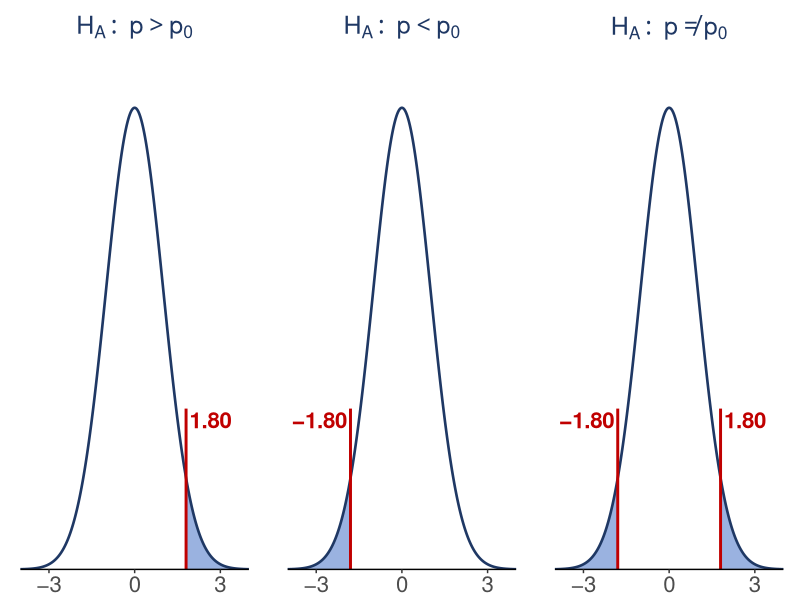

Write R code to recreate this figure. (Note: this script raises an error after producing the figure.)
#Checks the numbers on the Week 10 Lecture 22 deck (10/26/2026): an introduction to significance
#tests and P-values. It draws:
#
#  l22_tails.png         the P-value for each alternative: upper tail, lower tail, both tails
#  l22_figure_sizes.csv  the size, in points, each figure is drawn at
#
#P-values from the normal are the hand-method values from the course z-table (four decimals).
#
#TYPE SIZE. Same rule as the other make_lectureN_figures.R scripts: nothing on a slide is
#under 16pt, so each figure is drawn at exactly its on-slide size (points / 72 inches) and
#every text size goes through tsz() or el(), which refuse anything smaller.
#
#SOURCES
#  Taste test (hypothetical): a roommate names 8 of 8 cups of Coke or Pepsi right, a friend 4 of 6.
#  Coin flips: Bartos et al. (2025), "Fair coins tend to land on the same side they started:
#    evidence from 350,757 flips", J Am Stat Assoc 120(552):2118-2127 (arXiv 2310.04153v4,
#    Methods and Analysis): 48 people; 75,036 + 203,440 + 72,281 = 350,757 flips; 178,079
#    landed on the side they started; the Diaconis-Holmes-Montgomery model predicted about 51%.

near <- function(a, b, tol = 5e-4) abs(a - b) < tol
zt <- function(z) round(pnorm(z), 4)            # a z-table lookup

this_file <- tryCatch(normalizePath(sys.frame(1)$ofile, winslash = "/"),
                      error = function(e) NA_character_)
if (is.na(this_file)) {
  args <- commandArgs(trailingOnly = FALSE)
  m <- grep("^--file=", args, value = TRUE)
  this_file <- if (length(m)) normalizePath(sub("^--file=", "", m[[1]]),
                                            winslash = "/") else NA_character_
}
if (is.na(this_file)) stop("Could not determine the script location; run it with Rscript.")
assets_dir <- dirname(this_file)

#minimum sample size (carried from Lecture 21): always round up
nprop <- function(z, ps, m) z^2 * ps * (1 - ps) / m^2
stopifnot(near(nprop(1.96, 0.5, 0.03), 1067.1, 0.05), ceiling(nprop(1.96, 0.5, 0.03)) == 1068,
          near((1.96 * 7.9 / 2)^2, 59.9, 0.05), ceiling((1.96 * 7.9 / 2)^2) == 60,
          #practice: skipping breakfast, m = 0.04 at 90%, with last year's 30% and with 0.5
          near(nprop(1.645, 0.3, 0.04), 355.2, 0.05), ceiling(nprop(1.645, 0.3, 0.04)) == 356,
          near(nprop(1.645, 0.5, 0.04), 422.8, 0.05), ceiling(nprop(1.645, 0.5, 0.04)) == 423)

#taste test: under H0 each cup is named right with probability 0.5
stopifnot(near(0.5^8, 0.0039, 1e-4), 1 / 0.5^8 == 256,
          sum(choose(6, 4:6)) == 22, near(1 - pbinom(3, 6, 0.5), 22 / 64, 1e-12),
          near(22 / 64, 0.34, 0.005))

#the tails figure: z = 1.80 (and -1.80)
stopifnot(zt(-1.80) == 0.0359, near(2 * zt(-1.80), 0.0718, 1e-12),
          round(zt(-1.80), 3) == 0.036, round(2 * zt(-1.80), 3) == 0.072)

#coin flips: H0 p = 0.5, HA p > 0.5; the SE uses H0's p
n_f <- 75036 + 203440 + 72281; x_f <- 178079
ph_f <- round(x_f / n_f, 4); se_f <- round(sqrt(0.5 * 0.5 / n_f), 6)
z_f <- round((ph_f - 0.5) / se_f, 1)
stopifnot(n_f == 350757, ph_f == 0.5077, se_f == 0.000844, z_f == 9.1,
          1 - pnorm(z_f) < 1e-4,                      # off the end of the z-table
          round(1 / (ph_f - 0.5)) == 130)             # about 1 extra same-side landing per 130

#----------------------------------------------------------------------------
suppressPackageStartupMessages(library(ggplot2))

NAVY <- "#1F3864"; SHADE <- "#8FAADC"; RED <- "#C00000"
MIN_PT <- 16
tsz <- function(pt) { stopifnot(pt >= MIN_PT); pt / ggplot2::.pt }
el  <- function(pt, ...) { stopifnot(pt >= MIN_PT); element_text(size = pt, ...) }

sizes <- data.frame(file = character(), w_pt = numeric(), h_pt = numeric(),
                    stringsAsFactors = FALSE)
save_fig <- function(p, file, w_pt, h_pt) {
  ggsave(file.path(assets_dir, file), p, width = w_pt / 72, height = h_pt / 72,
         dpi = 300, bg = "white")
  sizes[nrow(sizes) + 1, ] <<- list(file, w_pt, h_pt)
}
bare_x <- function() theme_classic() +
  theme(axis.title.x = element_blank(), axis.text.x = el(16), axis.title.y = element_blank(),
        axis.text.y = element_blank(), axis.ticks.y = element_blank(),
        axis.line.y = element_blank(),
        strip.text = el(18, face = "bold", colour = NAVY), strip.background = element_blank(),
        panel.spacing = unit(28, "pt"), plot.margin = margin(4, 12, 2, 12))
MINUS <- "−"
neg <- function(s) sub("-", MINUS, s, fixed = TRUE)

#l22_tails.png: the observed z marked, the P-value shaded for each alternative
grid <- seq(-4, 4, length.out = 401)
panels <- c("H[A]:~p > p[0]", "H[A]:~p < p[0]", "H[A]:~p != p[0]")
pan <- data.frame(panel = factor(panels, levels = panels), z = c(1.80, -1.80, 1.80))
line <- do.call(rbind, lapply(panels, function(p) data.frame(panel = p, x = grid, y = dnorm(grid))))
line$panel <- factor(line$panel, levels = panels)
tail_poly <- function(panel, lo, hi) {
  g <- c(lo, grid[grid >= lo & grid <= hi], hi)
  data.frame(panel = panel, part = paste(panel, lo), x = g, y = c(0, dnorm(g[-c(1, length(g))]), 0))
}
fill <- rbind(tail_poly(panels[1], 1.80, 4), tail_poly(panels[2], -4, -1.80),
              tail_poly(panels[3], 1.80, 4), tail_poly(panels[3], -4, -1.80))
fill$panel <- factor(fill$panel, levels = panels)
marks <- rbind(pan, data.frame(panel = factor(panels[3], levels = panels), z = -1.80))
p_tails <- ggplot() +
  geom_polygon(data = fill, aes(x, y, group = part), fill = SHADE, alpha = 0.9) +
  geom_line(data = line, aes(x, y), colour = NAVY, linewidth = 0.9) +
  geom_segment(data = marks, aes(x = z, xend = z, y = 0, yend = dnorm(z) + 0.06),
               colour = RED, linewidth = 1) +
  geom_text(data = marks, aes(x = z + sign(z) * 0.12, y = dnorm(z) + 0.05,
                              hjust = ifelse(z > 0, 0, 1),
                              label = neg(formatC(z, format = "f", digits = 2))),
            size = tsz(16), colour = RED, fontface = "bold") +
  facet_wrap(~panel, nrow = 1, labeller = label_parsed) +
  scale_x_continuous(breaks = c(-3, 0, 3), labels = neg(c(-3, 0, 3))) +
  coord_cartesian(xlim = c(-4, 4), ylim = c(0, 0.45), expand = FALSE) +
  bare_x()
save_fig(p_tails, "l22_tails.png", 840, 200)

write.csv(sizes, file.path(assets_dir, "l22_figure_sizes.csv"), row.names = FALSE)
cat("Lecture 22 numbers check out; wrote", nrow(sizes), "figures to", assets_dir, "\n")
